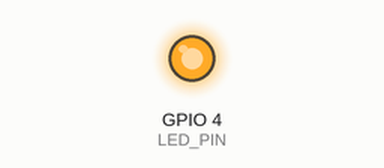
A sketch run on a simulated ESP32-C3. Parts: output pins drawn as LEDs (lit = HIGH).

Above: at 1.5 s.
At 8.5 s:
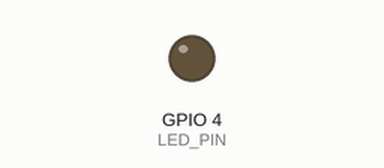
Timing chart, 0 to 11.7 s (numbered marks = the images above):
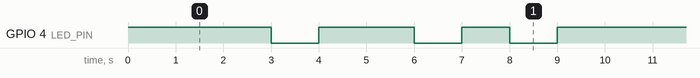

Measured:
- by itself, GPIO 4 (LED_PIN): repeats every 9.0 s: LOW 1.0 s, HIGH 2.0 s, LOW 1.0 s, HIGH 1.0 s, LOW 1.0 s, HIGH 3.0 s
- by itself, everything shown: repeats every 9.0 s, in 6 steps

The sketch:

Power_Test.ino
```cpp
// the setup function runs once when you press reset or power the board
#define LED_PIN 4

void setup() {
  // initialize digital pin LED_BUILTIN as an output.
  Serial.begin(115200);
  pinMode(LED_PIN, OUTPUT);
}

// the loop function runs over and over again forever
void loop() {
  digitalWrite(LED_PIN, HIGH);
  delay(3000);
  digitalWrite(LED_PIN, LOW);
  delay(1000);
  digitalWrite(LED_PIN, HIGH);
  delay(2000);
  digitalWrite(LED_PIN, LOW);
  delay(1000);
  digitalWrite(LED_PIN, HIGH);
  delay(1000);
  digitalWrite(LED_PIN, LOW);
  delay(1000);
}
```
